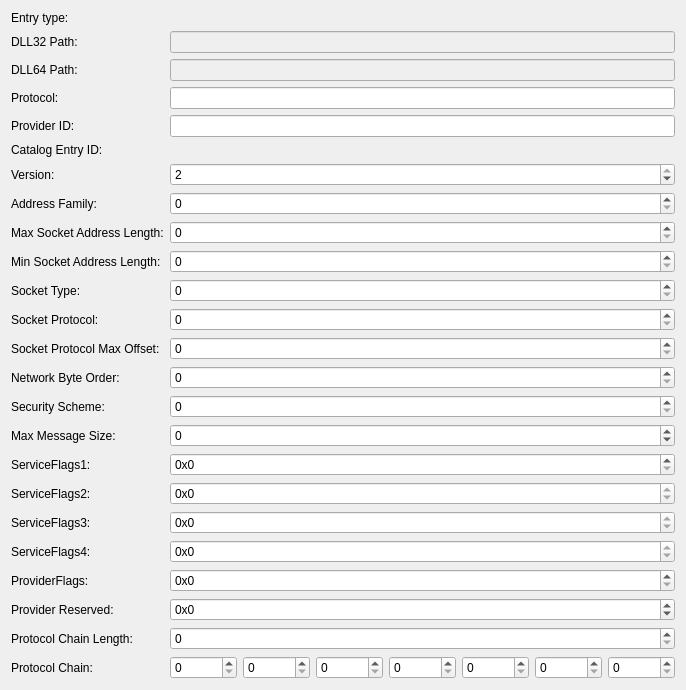
<?xml version="1.0" encoding="UTF-8"?>
<ui version="4.0">
 <class>ProtocolInfoForm</class>
 <widget class="QWidget" name="ProtocolInfoForm">
  <property name="geometry">
   <rect>
    <x>0</x>
    <y>0</y>
    <width>672</width>
    <height>626</height>
   </rect>
  </property>
  <property name="windowTitle">
   <string>Form</string>
  </property>
  <layout class="QFormLayout" name="formLayout">
   <item row="0" column="0">
    <widget class="QLabel" name="label_EntryType">
     <property name="text">
      <string>Entry type:</string>
     </property>
    </widget>
   </item>
   <item row="0" column="1">
    <widget class="QLabel" name="label_EntryTypeContent">
     <property name="sizePolicy">
      <sizepolicy hsizetype="Expanding" vsizetype="Preferred">
       <horstretch>0</horstretch>
       <verstretch>0</verstretch>
      </sizepolicy>
     </property>
     <property name="text">
      <string/>
     </property>
    </widget>
   </item>
   <item row="3" column="0">
    <widget class="QLabel" name="label_ProtocolName">
     <property name="text">
      <string>Protocol:</string>
     </property>
    </widget>
   </item>
   <item row="3" column="1">
    <widget class="QLineEdit" name="lineEdit_ProtocolName">
     <property name="toolTip">
      <string>An array of characters that contains a human-readable name identifying the protocol, for example &quot;MSAFD Tcpip [UDP/IP]&quot;. The maximum number of characters allowed is WSAPROTOCOL_LEN, which is defined to be 255.</string>
     </property>
    </widget>
   </item>
   <item row="4" column="0">
    <widget class="QLabel" name="label_ProviderId">
     <property name="text">
      <string>Provider ID:</string>
     </property>
    </widget>
   </item>
   <item row="4" column="1">
    <widget class="QLineEdit" name="lineEdit_ProviderId">
     <property name="enabled">
      <bool>true</bool>
     </property>
    </widget>
   </item>
   <item row="5" column="0">
    <widget class="QLabel" name="label_CatalogEntryId">
     <property name="text">
      <string>Catalog Entry ID:</string>
     </property>
    </widget>
   </item>
   <item row="5" column="1">
    <widget class="QLabel" name="label_CatalogEntryIdValue">
     <property name="sizePolicy">
      <sizepolicy hsizetype="Expanding" vsizetype="Preferred">
       <horstretch>0</horstretch>
       <verstretch>0</verstretch>
      </sizepolicy>
     </property>
     <property name="text">
      <string/>
     </property>
    </widget>
   </item>
   <item row="6" column="0">
    <widget class="QLabel" name="label_Version">
     <property name="text">
      <string>Version:</string>
     </property>
    </widget>
   </item>
   <item row="6" column="1">
    <widget class="QSpinBox" name="spinBox_Version">
     <property name="sizePolicy">
      <sizepolicy hsizetype="Expanding" vsizetype="Fixed">
       <horstretch>0</horstretch>
       <verstretch>0</verstretch>
      </sizepolicy>
     </property>
     <property name="toolTip">
      <string>The protocol version identifier.</string>
     </property>
     <property name="maximum">
      <number>2</number>
     </property>
     <property name="value">
      <number>2</number>
     </property>
    </widget>
   </item>
   <item row="7" column="0">
    <widget class="QLabel" name="label_AddressFamily">
     <property name="text">
      <string>Address Family:</string>
     </property>
    </widget>
   </item>
   <item row="7" column="1">
    <widget class="QSpinBox" name="spinBox_AddressFamily">
     <property name="sizePolicy">
      <sizepolicy hsizetype="Expanding" vsizetype="Fixed">
       <horstretch>0</horstretch>
       <verstretch>0</verstretch>
      </sizepolicy>
     </property>
     <property name="maximum">
      <number>35</number>
     </property>
    </widget>
   </item>
   <item row="8" column="0">
    <widget class="QLabel" name="label_AddressLengthMax">
     <property name="text">
      <string>Max Socket Address Length:</string>
     </property>
    </widget>
   </item>
   <item row="8" column="1">
    <widget class="QSpinBox" name="spinBox_AddressLengthMax">
     <property name="sizePolicy">
      <sizepolicy hsizetype="Expanding" vsizetype="Fixed">
       <horstretch>0</horstretch>
       <verstretch>0</verstretch>
      </sizepolicy>
     </property>
    </widget>
   </item>
   <item row="9" column="0">
    <widget class="QLabel" name="label_AddressLengthMin">
     <property name="text">
      <string>Min Socket Address Length:</string>
     </property>
    </widget>
   </item>
   <item row="9" column="1">
    <widget class="QSpinBox" name="spinBox_AddressLengthMin">
     <property name="sizePolicy">
      <sizepolicy hsizetype="Expanding" vsizetype="Fixed">
       <horstretch>0</horstretch>
       <verstretch>0</verstretch>
      </sizepolicy>
     </property>
    </widget>
   </item>
   <item row="10" column="0">
    <widget class="QLabel" name="label_SocketType">
     <property name="text">
      <string>Socket Type:</string>
     </property>
    </widget>
   </item>
   <item row="10" column="1">
    <widget class="QSpinBox" name="spinBox_SocketType">
     <property name="sizePolicy">
      <sizepolicy hsizetype="Expanding" vsizetype="Fixed">
       <horstretch>0</horstretch>
       <verstretch>0</verstretch>
      </sizepolicy>
     </property>
     <property name="minimum">
      <number>0</number>
     </property>
     <property name="maximum">
      <number>5</number>
     </property>
     <property name="value">
      <number>0</number>
     </property>
    </widget>
   </item>
   <item row="11" column="0">
    <widget class="QLabel" name="label_SocketProtocol">
     <property name="text">
      <string>Socket Protocol:</string>
     </property>
    </widget>
   </item>
   <item row="11" column="1">
    <widget class="QSpinBox" name="spinBox_SocketProtocol">
     <property name="sizePolicy">
      <sizepolicy hsizetype="Expanding" vsizetype="Fixed">
       <horstretch>0</horstretch>
       <verstretch>0</verstretch>
      </sizepolicy>
     </property>
     <property name="maximum">
      <number>261</number>
     </property>
    </widget>
   </item>
   <item row="12" column="0">
    <widget class="QLabel" name="label_MaxOffset">
     <property name="text">
      <string>Socket Protocol Max Offset:</string>
     </property>
    </widget>
   </item>
   <item row="12" column="1">
    <widget class="QSpinBox" name="spinBox_MaxOffset">
     <property name="sizePolicy">
      <sizepolicy hsizetype="Expanding" vsizetype="Fixed">
       <horstretch>0</horstretch>
       <verstretch>0</verstretch>
      </sizepolicy>
     </property>
     <property name="toolTip">
      <string>The maximum value that may be added to iProtocol when supplying a value for the protocol parameter to socket or WSASocket function. Not all protocols allow a range of values. When this is the case iProtocolMaxOffset is zero.</string>
     </property>
     <property name="maximum">
      <number>999999999</number>
     </property>
    </widget>
   </item>
   <item row="13" column="0">
    <widget class="QLabel" name="label_NetworkByteOrder">
     <property name="text">
      <string>Network Byte Order:</string>
     </property>
    </widget>
   </item>
   <item row="13" column="1">
    <widget class="QSpinBox" name="spinBox_NetworkByteOrder">
     <property name="sizePolicy">
      <sizepolicy hsizetype="Expanding" vsizetype="Fixed">
       <horstretch>0</horstretch>
       <verstretch>0</verstretch>
      </sizepolicy>
     </property>
     <property name="toolTip">
      <string>Currently these values are manifest constants (BIGENDIAN and LITTLEENDIAN) that indicate either big-endian or little-endian with the values 0 and 1 respectively.</string>
     </property>
     <property name="maximum">
      <number>1</number>
     </property>
    </widget>
   </item>
   <item row="14" column="0">
    <widget class="QLabel" name="label_SecurityScheme">
     <property name="text">
      <string>Security Scheme:</string>
     </property>
    </widget>
   </item>
   <item row="14" column="1">
    <widget class="QSpinBox" name="spinBox_SecurityScheme">
     <property name="sizePolicy">
      <sizepolicy hsizetype="Expanding" vsizetype="Fixed">
       <horstretch>0</horstretch>
       <verstretch>0</verstretch>
      </sizepolicy>
     </property>
     <property name="toolTip">
      <string>The type of security scheme employed (if any). A value of SECURITY_PROTOCOL_NONE (0) is used for protocols that do not incorporate security provisions.</string>
     </property>
    </widget>
   </item>
   <item row="15" column="0">
    <widget class="QLabel" name="label_MaxMessageSize">
     <property name="text">
      <string>Max Message Size:</string>
     </property>
    </widget>
   </item>
   <item row="15" column="1">
    <widget class="QSpinBox" name="spinBox_MaxMessageSize">
     <property name="sizePolicy">
      <sizepolicy hsizetype="Expanding" vsizetype="Fixed">
       <horstretch>0</horstretch>
       <verstretch>0</verstretch>
      </sizepolicy>
     </property>
     <property name="toolTip">
      <string>The maximum message size, in bytes, supported by the protocol. This is the maximum size that can be sent from any of the host's local interfaces. For protocols that do not support message framing, the actual maximum that can be sent to a given address may be less. There is no standard provision to determine the maximum inbound message size. The following special values are defined.</string>
     </property>
     <property name="minimum">
      <number>-2147483647</number>
     </property>
     <property name="maximum">
      <number>2147483647</number>
     </property>
    </widget>
   </item>
   <item row="16" column="0">
    <widget class="QLabel" name="label_ServiceFlags1">
     <property name="text">
      <string>ServiceFlags1:</string>
     </property>
    </widget>
   </item>
   <item row="16" column="1">
    <widget class="QSpinBox" name="spinBox_ServiceFlags1">
     <property name="sizePolicy">
      <sizepolicy hsizetype="Expanding" vsizetype="Fixed">
       <horstretch>0</horstretch>
       <verstretch>0</verstretch>
      </sizepolicy>
     </property>
     <property name="prefix">
      <string>0x</string>
     </property>
     <property name="minimum">
      <number>0</number>
     </property>
     <property name="maximum">
      <number>1048575</number>
     </property>
     <property name="stepType">
      <enum>QAbstractSpinBox::DefaultStepType</enum>
     </property>
     <property name="value">
      <number>0</number>
     </property>
     <property name="displayIntegerBase">
      <number>16</number>
     </property>
    </widget>
   </item>
   <item row="17" column="0">
    <widget class="QLabel" name="label_ServiceFlags2">
     <property name="text">
      <string>ServiceFlags2:</string>
     </property>
    </widget>
   </item>
   <item row="17" column="1">
    <widget class="QSpinBox" name="spinBox_ServiceFlags2">
     <property name="sizePolicy">
      <sizepolicy hsizetype="Expanding" vsizetype="Fixed">
       <horstretch>0</horstretch>
       <verstretch>0</verstretch>
      </sizepolicy>
     </property>
     <property name="prefix">
      <string>0x</string>
     </property>
     <property name="maximum">
      <number>0</number>
     </property>
     <property name="displayIntegerBase">
      <number>16</number>
     </property>
    </widget>
   </item>
   <item row="18" column="0">
    <widget class="QLabel" name="label_ServiceFlags3">
     <property name="text">
      <string>ServiceFlags3:</string>
     </property>
    </widget>
   </item>
   <item row="18" column="1">
    <widget class="QSpinBox" name="spinBox_ServiceFlags3">
     <property name="sizePolicy">
      <sizepolicy hsizetype="Expanding" vsizetype="Fixed">
       <horstretch>0</horstretch>
       <verstretch>0</verstretch>
      </sizepolicy>
     </property>
     <property name="prefix">
      <string>0x</string>
     </property>
     <property name="maximum">
      <number>0</number>
     </property>
     <property name="displayIntegerBase">
      <number>16</number>
     </property>
    </widget>
   </item>
   <item row="19" column="0">
    <widget class="QLabel" name="label_ServiceFlags4">
     <property name="text">
      <string>ServiceFlags4:</string>
     </property>
    </widget>
   </item>
   <item row="19" column="1">
    <widget class="QSpinBox" name="spinBox_ServiceFlags4">
     <property name="sizePolicy">
      <sizepolicy hsizetype="Expanding" vsizetype="Fixed">
       <horstretch>0</horstretch>
       <verstretch>0</verstretch>
      </sizepolicy>
     </property>
     <property name="prefix">
      <string>0x</string>
     </property>
     <property name="maximum">
      <number>0</number>
     </property>
     <property name="displayIntegerBase">
      <number>16</number>
     </property>
    </widget>
   </item>
   <item row="20" column="0">
    <widget class="QLabel" name="label_ProviderFlags">
     <property name="text">
      <string>ProviderFlags:</string>
     </property>
    </widget>
   </item>
   <item row="20" column="1">
    <widget class="QSpinBox" name="spinBox_ProviderFlags">
     <property name="sizePolicy">
      <sizepolicy hsizetype="Expanding" vsizetype="Fixed">
       <horstretch>0</horstretch>
       <verstretch>0</verstretch>
      </sizepolicy>
     </property>
     <property name="prefix">
      <string>0x</string>
     </property>
     <property name="maximum">
      <number>31</number>
     </property>
     <property name="value">
      <number>0</number>
     </property>
     <property name="displayIntegerBase">
      <number>16</number>
     </property>
    </widget>
   </item>
   <item row="22" column="0">
    <widget class="QLabel" name="label_ProtocolChainLength">
     <property name="text">
      <string>Protocol Chain Length:</string>
     </property>
    </widget>
   </item>
   <item row="22" column="1">
    <widget class="QSpinBox" name="spinBox_ProtocolChainLength">
     <property name="sizePolicy">
      <sizepolicy hsizetype="Expanding" vsizetype="Fixed">
       <horstretch>0</horstretch>
       <verstretch>0</verstretch>
      </sizepolicy>
     </property>
     <property name="prefix">
      <string/>
     </property>
     <property name="maximum">
      <number>7</number>
     </property>
    </widget>
   </item>
   <item row="1" column="0">
    <widget class="QLabel" name="label_Dll32Path">
     <property name="text">
      <string>DLL32 Path:</string>
     </property>
    </widget>
   </item>
   <item row="1" column="1">
    <widget class="QLineEdit" name="lineEdit_Dll32Path">
     <property name="enabled">
      <bool>false</bool>
     </property>
    </widget>
   </item>
   <item row="23" column="0">
    <widget class="QLabel" name="label_ProtocolChain">
     <property name="text">
      <string>Protocol Chain:</string>
     </property>
    </widget>
   </item>
   <item row="23" column="1">
    <layout class="QHBoxLayout" name="horizontalLayout">
     <item>
      <widget class="QSpinBox" name="spinBox_ProtocolChain_1">
       <property name="maximum">
        <number>999999</number>
       </property>
       <property name="value">
        <number>0</number>
       </property>
      </widget>
     </item>
     <item>
      <widget class="QSpinBox" name="spinBox_ProtocolChain_2">
       <property name="maximum">
        <number>999999</number>
       </property>
       <property name="value">
        <number>0</number>
       </property>
      </widget>
     </item>
     <item>
      <widget class="QSpinBox" name="spinBox_ProtocolChain_3">
       <property name="maximum">
        <number>999999</number>
       </property>
       <property name="value">
        <number>0</number>
       </property>
      </widget>
     </item>
     <item>
      <widget class="QSpinBox" name="spinBox_ProtocolChain_4">
       <property name="maximum">
        <number>999999</number>
       </property>
       <property name="value">
        <number>0</number>
       </property>
      </widget>
     </item>
     <item>
      <widget class="QSpinBox" name="spinBox_ProtocolChain_5">
       <property name="maximum">
        <number>999999</number>
       </property>
       <property name="value">
        <number>0</number>
       </property>
      </widget>
     </item>
     <item>
      <widget class="QSpinBox" name="spinBox_ProtocolChain_6">
       <property name="maximum">
        <number>999999</number>
       </property>
       <property name="value">
        <number>0</number>
       </property>
      </widget>
     </item>
     <item>
      <widget class="QSpinBox" name="spinBox_ProtocolChain_7">
       <property name="maximum">
        <number>999999</number>
       </property>
       <property name="value">
        <number>0</number>
       </property>
      </widget>
     </item>
    </layout>
   </item>
   <item row="2" column="0">
    <widget class="QLabel" name="label_Dll64Path">
     <property name="text">
      <string>DLL64 Path:</string>
     </property>
    </widget>
   </item>
   <item row="2" column="1">
    <widget class="QLineEdit" name="lineEdit_Dll64Path">
     <property name="enabled">
      <bool>false</bool>
     </property>
    </widget>
   </item>
   <item row="21" column="0">
    <widget class="QLabel" name="label_ProviderReserved">
     <property name="text">
      <string>Provider Reserved:</string>
     </property>
    </widget>
   </item>
   <item row="21" column="1">
    <widget class="QSpinBox" name="spinBox_ProviderReserved">
     <property name="suffix">
      <string/>
     </property>
     <property name="prefix">
      <string>0x</string>
     </property>
     <property name="minimum">
      <number>-2147483647</number>
     </property>
     <property name="maximum">
      <number>2147483647</number>
     </property>
     <property name="stepType">
      <enum>QAbstractSpinBox::DefaultStepType</enum>
     </property>
     <property name="value">
      <number>0</number>
     </property>
     <property name="displayIntegerBase">
      <number>16</number>
     </property>
    </widget>
   </item>
  </layout>
 </widget>
 <resources/>
 <connections/>
</ui>
